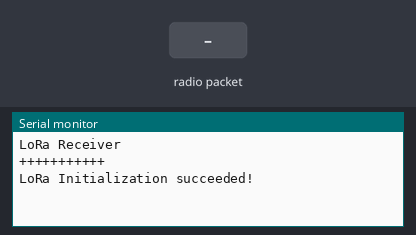
Recording of a sketch running on a simulated STM32 Blue Pill. On the bench: the last lines printed to the serial monitor. Inputs (shaded band) come from the test bench. No radio packets arrive unless stated.

Above: at 1.2 s.
1.3 s: radio packet "1" arrives
At 2.5 s:
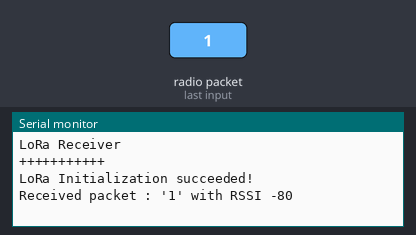
2.8 s: radio packet "0" arrives
At 3.9 s:
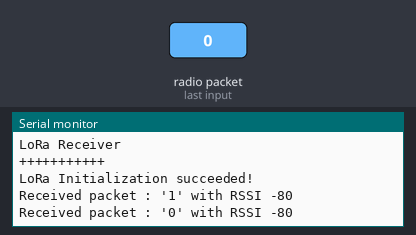
4.3 s: radio packet "2" arrives
At 5.1 s:
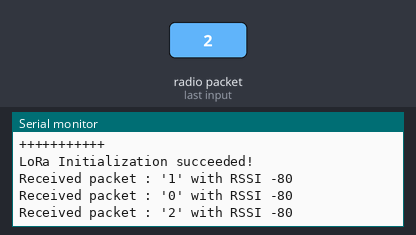

Measured:
- after the input at 1.3 s, the serial monitor: prints a new line at once (image 1)
- after the input at 2.8 s, the serial monitor: prints a new line at once (image 2)
- after the input at 4.3 s, the serial monitor: prints a new line at once (image 3)

The sketch:

LORA_RX.ino
```cpp
#include <LoRa.h> // Include LoRa.h library
#include <SPI.h> // Include SPI.h library

int packetSize; // Variable to handle the size of data transmitted

// Main setup function
void setup() {
  Serial.begin(115200);
  while (!Serial);

  Serial.println("LoRa Receiver");
  Serial.println("+++++++++++");


  LoRa.setPins(PA4, PC13, PA1);
  while(!LoRa.begin(868E6)){
    Serial.println("LoRa Initialization failed!");
  }
  Serial.println("LoRa Initialization succeeded!");
}

// Main loop function
void loop() {
  packetSize = LoRa.parsePacket();
  if (packetSize) {
    Serial.print("Received packet : '");

    while (LoRa.available()) {
      Serial.print((char)LoRa.read());
    }

    Serial.print("' with RSSI ");
    Serial.println(LoRa.packetRssi());
  }
}
```
